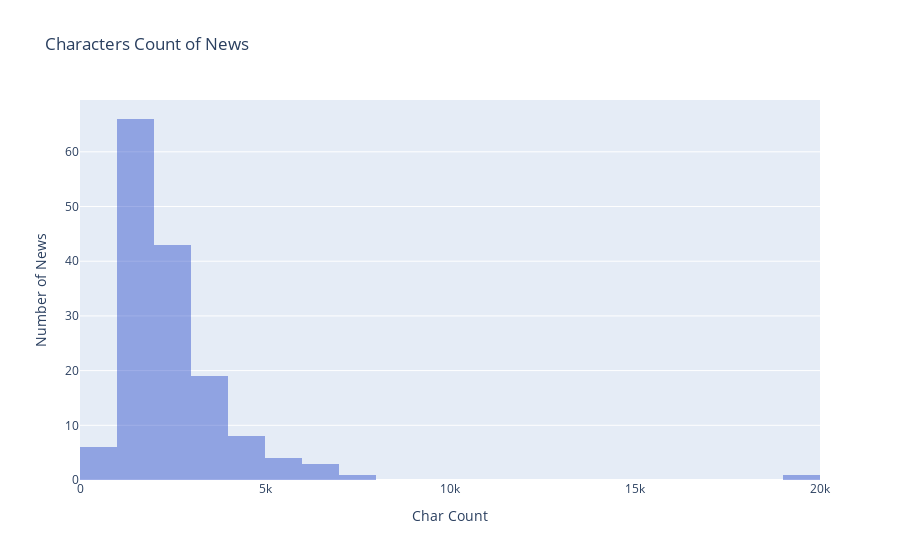

The notebook cell saved with this chart:
### Code cell
xchars = [len(x) for x in df.Cleaned_News]
trace1 = go.Histogram(x=xchars, opacity=0.65, name="Word Count", marker=dict(color='rgba(12, 50, 196, 0.6)'))
data = [trace1]
layout = go.Layout(barmode='overlay',
                   title='Characters Count of News',
                   xaxis=dict(title='Char Count'),
                   yaxis=dict( title='Number of News'))
fig = go.Figure(data=data, layout=layout)
fig.show()

### Figure 1 — Plotly figure (JSON) as saved in the notebook; plotly's stock layout.template omitted (floating-point values rounded to 4 significant figures; data arrays with more than 128 entries replaced by an {"elided": "..."} marker saying what was removed)
{"data": [{"marker": {"color": "rgba(12, 50, 196, 0.6)"}, "name": "Word Count", "opacity": 0.65, "type": "histogram", "x": {"elided": "151 int values"}}], "layout": {"barmode": "overlay", "title": {"text": "Characters Count of News"}, "xaxis": {"title": {"text": "Char Count"}}, "yaxis": {"title": {"text": "Number of News"}}}}
